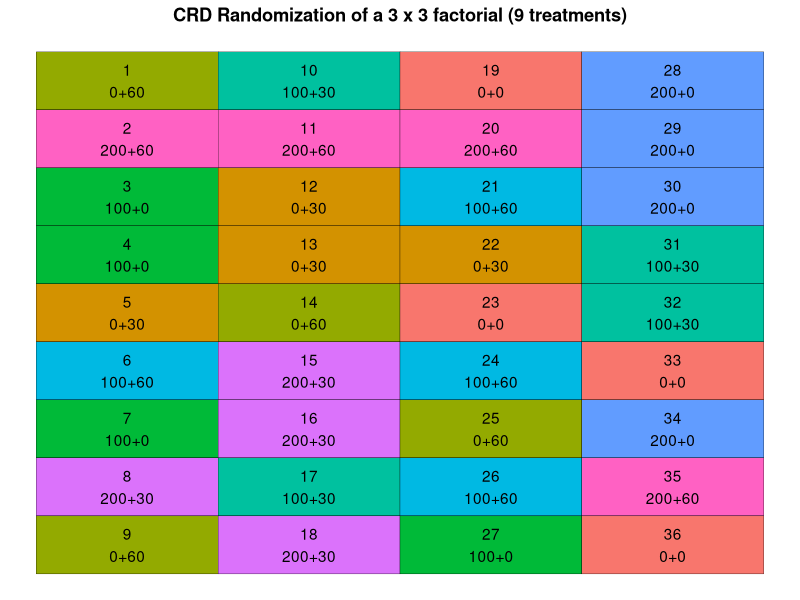
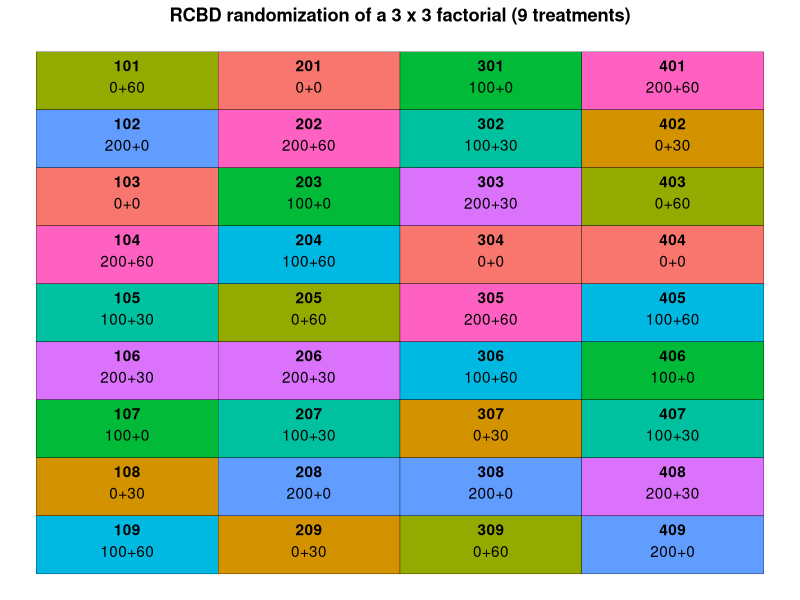

These charts were generated, in order, by the following R code: (Note: this script raises an error after producing the figures.)
## ---- chunk 1
# Loading packages
library(tidyverse) # for data wrangling and plotting
## ---- chunk 2
trts <- crossing(nrate_kgha = c(0, 100, 200), 
                 krate_kgha = c(0, 30, 60)) %>% 
  mutate(trtnum = 1:nrow(.)) %>% 
  mutate(trtname = paste0(nrate_kgha, "+", krate_kgha))

trts
## ---- chunk 3
# Setting seed to get same randomization result every time
set.seed(930)

crd_rand  <- crossing(trtname = trts$trtname, 
                      rep = 1:4) %>% 
  
  # Since plots are organized without a structure, let's number them 1 through 36
    mutate(plot = 1:nrow(.)) %>% 
  
  # Randomizing trtname to plots, without restrictions 
    mutate(plot = sample(plot)) %>% 
    arrange(plot)

crd_rand
## ---- chunk 4
crd_layout <- crd_rand %>% 
  # Defining number of rows and columns in the field for plotting purposes
  mutate(row = rep(1:4, each = 9)) %>% 
  mutate(col = rep(seq(from = 1, 
                   to = 9, 
                   by = 1),
                   times = 4)) %>% 
  # Creating plot and trtname labels for plotting
  mutate(lab = paste0(plot, "\n", trtname))
  
crd_layout
## ---- chunk 5
ggplot(data = crd_layout, 
       aes(x = row, y = -col))+
  geom_tile(aes(fill = trtname), color = "black",
            show.legend = F)+
  geom_text(aes(label = lab), vjust = 0.5)+
  labs(title = "CRD Randomization of a 3 x 3 factorial (9 treatments)")+
  theme_void()+
  theme(plot.title = element_text(face = 'bold', hjust = 0.5))
  

## ---- chunk 6
# Setting seed to get same randomization result every time
set.seed(930)

rcbd_rand  <- crossing (trtname = trts$trtname,
                        rep = 1:4) %>% 
  arrange(rep) %>% 
  group_by(rep) %>% 
  mutate(trtname = sample(trtname)) %>% 
  mutate(plot = (rep*100) + 1:9) %>% 
  ungroup()

rcbd_rand
## ---- chunk 7
rcbd_rand %>% 
  group_by(rep, trtname) %>% 
  tally() %>% 
  filter(n>1)
## ---- chunk 8
rcbd_layout <- rcbd_rand %>%
  # Defining number of rows and columns in the field for plotting purposes
  mutate(row = rep(1:4, each = 9)) %>%
  mutate(col = rep(seq(from = 1, 
                       to = 9, #total number of treatments, 
                       by = 1), 
                   times = 4 #total number of blocks
  )) %>%
  # Creating plot and trtname labels for plotting
  mutate(lab = paste0(plot, "\n", trtname))

rcbd_layout
## ---- chunk 9
ggplot(data = rcbd_layout, aes(x = row, 
                               y = -col))+
  geom_tile(aes(fill = trtname),
            color = "black",
            show.legend = F
  )+
  geom_text(aes(label = plot), fontface = "bold", vjust = -.8)+
  geom_text(aes(label = trtname), vjust = 1)+
  labs(title = "RCBD randomization of a 3 x 3 factorial (9 treatments)") +
  theme_void()+
  theme(plot.title = element_text(face = 'bold', hjust = 0.5))

## ---- chunk 10
rcbd_rand %>% 
  # Retrieving other information contained in trts
left_join(trts) %>% 
  # Rearranging columns  
dplyr::select(plot, rep, trtname, trtnum, nrate_kgha, krate_kgha) %>% 
  write_csv("../output/rcbd_randomization_table.csv")


## ---- chunk 11
ggsave("../output/rcbd_layoutmap.png",
       width = 6,
       height = 4,
       bg = "white")
